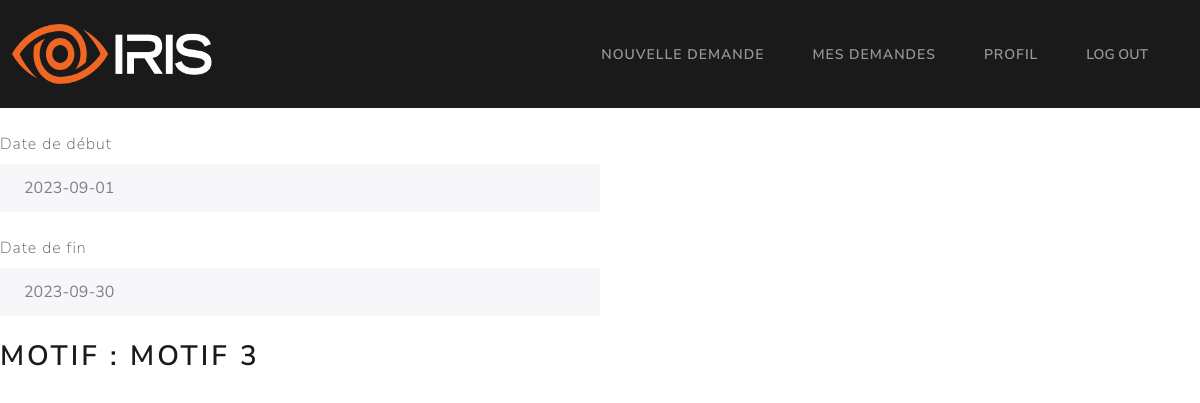
/employé/demande/2, run on the app's committed database.
### Models/models.py (models this page shows, shortened)
class demandeCongé(db.Model):
    id = db.Column(db.Integer, primary_key=True)
    date_debut = db.Column(db.String, unique=False, nullable=False)
    date_fin = db.Column(db.String, unique=False, nullable=False)
    statut = db.Column(db.String, unique=False, nullable=False)
    employee_matricule = db.Column(db.String, unique=False, nullable=False)
    motif_refus = db.Column(db.String, unique=False, nullable=True)

### app.py (the view)
@app.route("/employé/demande/<int:id>")
def demande(id):
	return getDemande(id)

### Controllers/employeeController.py (called while the page is built)
def getDemande(id):
    try:
        demande = demandeCongé.query.filter_by(id=id).first()
        return render_template('/user/demande.html', demande=demande)
    except Exception as e:
        return render_template('/user/demande.html', error=str(e))

### templates/user/demande.html
{% extends '/user/base.html' %} {% block title %} Demande {% endblock %} {%
block content %}
<div class="form-group">
  <label class="form-label mt-4" for="readOnlyInput">Date de début</label>
  <input
    class="form-control"
    id="readOnlyInput"
    type="text"
    placeholder={{
    demande.date_debut
    }}
    readonly=""
  />
</div>
<div class="form-group">
  <label class="form-label mt-4" for="readOnlyInput">Date de fin</label>
  <input
    class="form-control"
    id="readOnlyInput"
    type="text"
    placeholder={{
    demande.date_fin
    }}
    readonly=""
  />
</div>
<br />
{% if demande.statut == 'Processing' %}
<button
  style="float: left; margin-right: 50px"
  class="btn btn-warning"
  onclick="window.location='demande/{{ demande.id }}/edit';"
>
  Modifier la demande
</button>
<form action="/employé/demande/{{ demande.id }}/delete" method="POST">
  <button type="Submit" class="btn btn-danger">Annuler la demande</button>
</form>
{% elif demande.statut == 'Refused' %}
<h2>Motif : {{ demande.motif_refus }}</h2>
{% endif %} {{ error }} {% endblock %}

### data on the page
demandeCongé: date_debut "2023-09-01", date_fin "2023-09-30", motif_refus "MOTIF 3"
